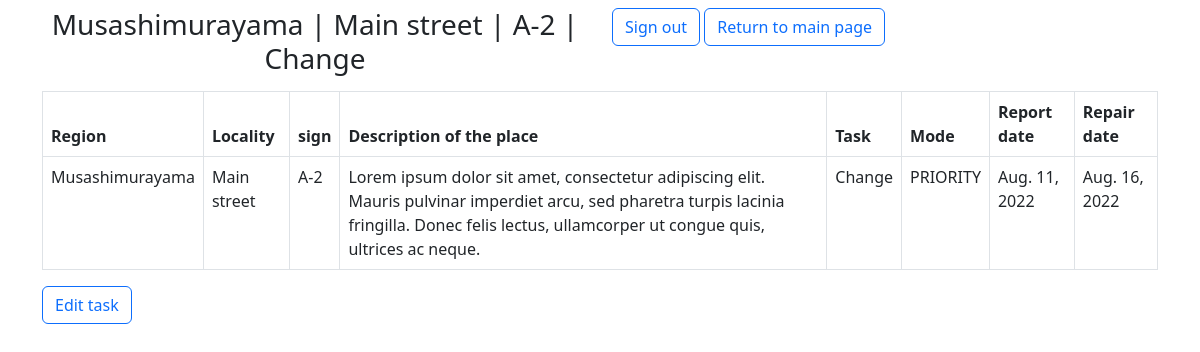
/road-signs-repair/task/2 (signed in), run on the app's committed database.
### road_signs_repair/models.py (models this page shows, shortened)
class RoadSignsForRepair(models.Model):
    region = models.ForeignKey(to=Region,
                               on_delete=models.SET_NULL,
                               null=True)
    locality = models.ForeignKey(to=Locality,
                                 on_delete=models.SET_NULL,
                                 null=True)
    sign = models.ForeignKey(to=RoadSign,
                             on_delete=models.SET_NULL,
                             null=True)
    description_of_the_place = models.TextField(max_length=500,
                                                help_text="Enter a description of the place where road signs is to repair")
    task = models.CharField(max_length=255,
                            help_text="Enter a task to realize")
    report_date = models.DateField()
    repair_date = models.DateField()
    MODE_CATEGORIES = [
        (
            'standard', (
                ('S', 'STANDARD'),
            )
        ),
        (
            'priority', (
                ('P', 'PRIORITY'),
            )
        )
    ]
    mode = models.CharField(max_length=8,
                            null=True,
                            choices=MODE_CATEGORIES,
                            default='standard',
                            help_text='Select a mode')
    def __str__(self):
        return f"{self.region} | {self.locality} | {self.sign} | {self.task}"
    def print_title(self):
        return self.__str__()
    class Meta:
        permissions = (
            ('can_update_task', 'Update task'),
            ('can_mark_done_task', 'Set the task as completed'),
        )
        ordering = ['mode', 'report_date', 'repair_date']
        verbose_name_plural = 'road signs for repair'
        db_table = 'road_signs_for_repair'

class Region(models.Model):
    name = models.CharField(max_length=100,
                            help_text="Enter the name of the region where there may be road signs",
                            verbose_name='Region name')
    slug = models.SlugField(null=True,
                            unique=True)
    def __str__(self):
        return self.name
    class Meta:
        permissions = ()
        ordering = ['name']
        verbose_name_plural = 'Regions'
        db_table = 'region'

class Locality(models.Model):
    name = models.CharField(max_length=100,
                            help_text="Enter the name of locality where there may be road sign",
                            verbose_name='Locality name')
    region = models.ForeignKey(to=Region,
                               on_delete=models.SET_NULL,
                               null=True)
    slug = models.SlugField(null=True,
                            unique=True)
    def __str__(self):
        return self.name
    class Meta:
        permissions = ()
        ordering = ['name']
        verbose_name_plural = 'localities'
        db_table = 'locality'

class RoadSign(models.Model):
    series = models.CharField(max_length=30,
                              help_text="Enter a series of the road sign")
    name = models.CharField(max_length=50,
                            help_text="Enter a name of road sign")
    description = models.TextField(max_length=500,
                                   help_text="Enter a description of the road signs")
    slug = models.SlugField(null=True,
                            unique=True)
    def __str__(self):
        return f"{self.series}"
    class Meta:
        permissions = ()
        ordering = ['series']
        verbose_name_plural = 'Road signs'
        db_table = 'road_sign'

### road_signs_repair/views.py (the view)
# urls.py: path('<int:pk>', views.RoadSignsForRepairDetailView.as_view(), name='road_signs_for_repair_detail'),
class RoadSignsForRepairDetailView(LoginRequiredMixin, generic.DetailView):
    model = RoadSignsForRepair
    context_object_name = 'road_signs_for_repair_detail'
    template_name = 'road_signs_repair/road_signs_for_repair_detail.html'

### road_signs_repair/templates/road_signs_repair/road_signs_for_repair_detail.html (shortened to what this page needs)
{% extends "road_signs_repair/base.html" %}
{% block header %}
  {{ road_signs_for_repair_detail.print_title }}
{% endblock %}
{% block content %}
  <table class="table table-bordered">
    <thead>
      <tr>
        <th>Region</th>
        <th>Locality</th>
        <th>sign</th>
        <th>Description of the place</th>
        <th>Task</th>
        <th>Mode</th>
        <th>Report date</th>
        <th>Repair date</th>
      </tr>
    </thead>
    <tbody>
      <tr>
        <td>{{ road_signs_for_repair_detail.region }}</td>
        <td>{{ road_signs_for_repair_detail.locality }}</td>
        <td>{{ road_signs_for_repair_detail.sign }}</td>
        <td>{{ road_signs_for_repair_detail.description_of_the_place }}</td>
        <td>{{ road_signs_for_repair_detail.task }}</td>
        <td>{{ road_signs_for_repair_detail.get_mode_display }}</td>
        <td>{{ road_signs_for_repair_detail.report_date }}</td>
        <td>{{ road_signs_for_repair_detail.repair_date }}</td>
      </tr>
    </tbody>
  </table>
  {% if perms.road_signs_repair.can_update_task %}
    <a class="btn btn-outline-primary" href="{% url 'road_signs_repair:road_signs_for_repair_update' pk=road_signs_for_repair_detail.id %}">Edit task</a>
  {% endif %}
{% endblock %}

### data on the page
RoadSignsForRepair: print_title "Musashimurayama | Main street | A-2 | Change", region "Musashimurayama", locality "Main street", sign "A-2", description_of_the_place "Lorem ipsum dolor sit amet, consectetur adipiscing elit. Mauris pulvinar imperdiet arcu, sed pharetra turpis lacinia fringilla. Donec felis lectus, ullamcorper ut congue quis, ultrices ac neque.", task "Change", mode "PRIORITY", report_date "Aug. 11, 2022", repair_date "Aug. 16, 2022"
